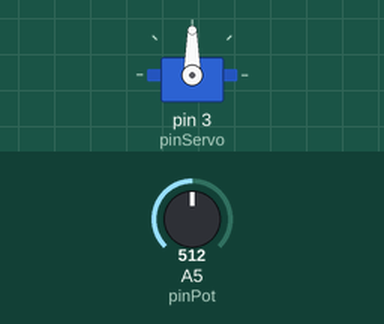
A sketch run on a simulated Arduino Uno, built with avr-gcc and run on an emulated ATmega328P. Parts: servo. The inputs (shaded band) are chosen by the test bench; at power-on: A5 (pinPot) = 512.

Above: at 1.2 s.
1.3 s: A5 (pinPot) set to 716
At 2.5 s:
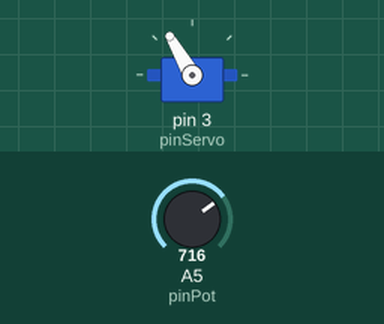
2.8 s: A5 (pinPot) set to 900
At 3.9 s:
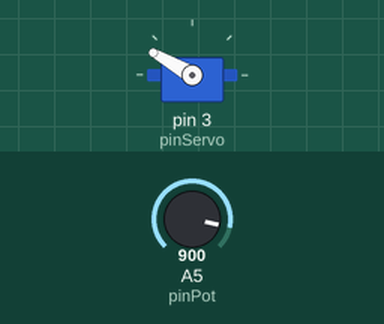
4.3 s: A5 (pinPot) set to 1023
At 5.1 s:
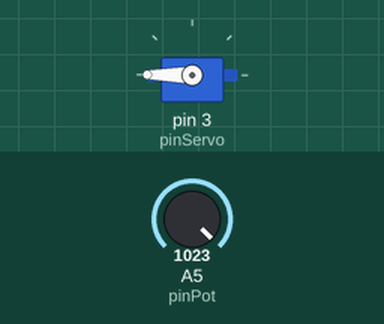
5.8 s: A5 (pinPot) set to 306
At 6.3 s:
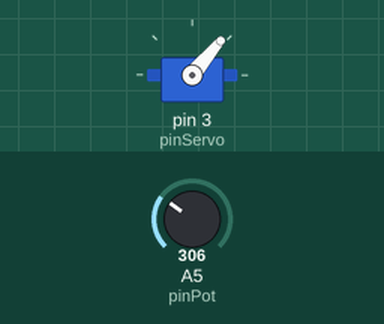
7.3 s: A5 (pinPot) set to 122
At 8.8 s:
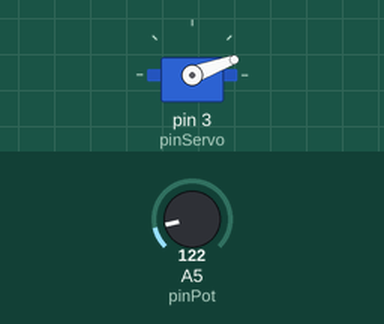
Timing chart, 0 to 9.8 s (numbered marks = the images above; inputs shaded):
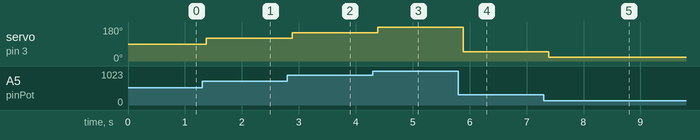

The sketch:

Posicionamento_dun_servo_empregando_un_sensor_anal_xico.ino
```cpp
/*

Realiza unha montaxe na que un servo (alimentado por unha batería externa) se conecte no pin PWM D03 (3~)
como entrada de control (saída para Arduíno) e un potenciómetro se conecte no pin analóxico A05 como entrada
do Arduíno. A continuación realiza un programa en C++ de Arduíno, de maneira que o potenciómetro controle o
ángulo de xiro do servo, supoñendo que este pode xirar un máximo de 180º.

O programa debe ser reactivo ao potenciómetro, de maneira que se poida accionar 8 veces por segundo como moito.
Maior frecuencia de accionamento pode reducir o tempo de vida das engranaxes internas.

A precisión do potenciómetro é de 10º, de maneira que conforme o potenciómetro se move cara á esquerda
(sentido horario) o servo móvese cara á esquerda en ángulos de 10, 20, 30, etc sucesivamente. O movemento
antihorario do potenciómetro permite recuperar as posicións do servo coa mesma precisión

Autor: Carlos Simil
Fecha: Maio 2025

*/


#include <Servo.h>

Servo primerServo;

int pinPot = A5;
int pinServo = 3;


void setup() {
primerServo.attach(pinServo);
}

void loop() {

int valorPot = analogRead(pinPot);  // Lectura dos valores do potenciometro
int angulo = map(valorPot, 0, 1023, 0, 180); // Mapear valores do potenciómetro cos grados do servo

angulo = (angulo / 10) * 10;  // Movemento de 10 grados
primerServo.write(angulo);
delay (125); // 1000 ms / 8 = 125ms

}
```

Measured:
- after the input at 1.3 s, servo on pin 3 (pinServo): 90° → 120° after 0.08 s
- after the input at 2.8 s, servo on pin 3 (pinServo): 120° → 150° after 0.08 s
- after the input at 4.3 s, servo on pin 3 (pinServo): 150° → 180° after 0.08 s
- after the input at 5.8 s, servo on pin 3 (pinServo): 180° → 50° after 0.09 s
- after the input at 7.3 s, servo on pin 3 (pinServo): 50° → 20° after 0.09 s
